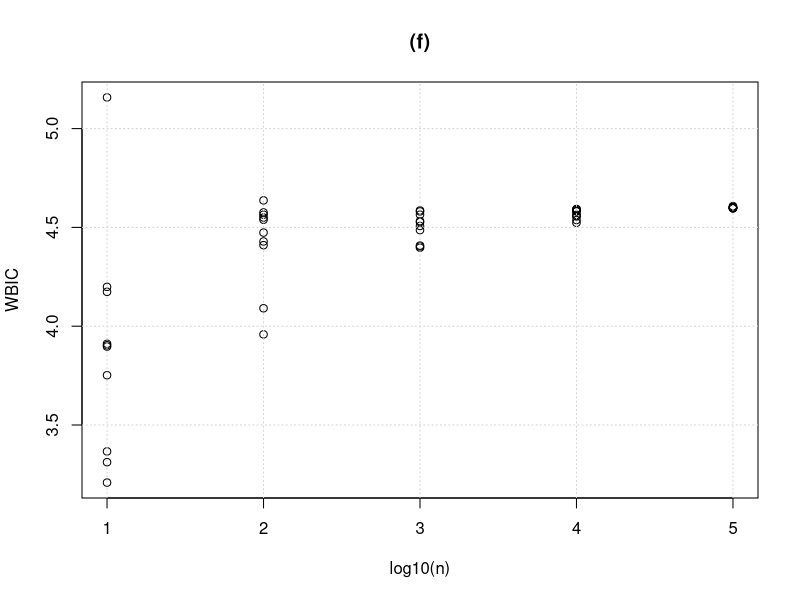

Write the R code that produced this figure.
library(pracma)  # Load the 'pracma' library, which is used for numerical integration.

STORE <- matrix(NA, 10 * 5, 3)  # Initialize a matrix to store results, with 50 rows and 3 columns.
COUNT <- 0  # Initialize a counter to track the row index in STORE.

# Outer loop over nn (ranging from 1 to 5), corresponding to powers of 10 for n.
for (nn in 1:5) {
  # Inner loop to perform 10 repetitions for each value of n.
  for (rep in 1:10) {
    COUNT <- COUNT + 1  # Increment the counter to track the current iteration.
    n <- 10^nn  # Define n as 10 raised to the power of nn.
    mu <- 0  # Set the mean parameter for the prior.
    beta <- 1 / (n * log(n))  # Define beta, inversely proportional to n * log(n).
    
    X <- rnorm(n, 1, 1)  # Generate n random samples from a normal distribution with mean=1 and sd=1.
    MEAN <- mean(X)  # Compute the sample mean of X.
    
    # Compute the posterior mean and variance using conjugate prior properties.
    P_mean <- (n * beta * MEAN + mu) / (n * beta + 1)  
    P_var <- 1 / (n * beta + 1)
    
    # Define the log-likelihood function for the normal distribution.
    LogLike <- function(x) {
      sum(dnorm(X, x, 1, log = TRUE))  # Sum of log-likelihood values for X given mean x.
    }
    
    # Define the integrand function for WBIC calculation.
    Integrand <- function(x) {
      LogLike(x) * dnorm(x, P_mean, sqrt(P_var))  # Weighted log-likelihood with posterior density.
    }
    
    # Store the results: n (sample size), repetition number, and WBIC value.
    STORE[COUNT, 1] <- n
    STORE[COUNT, 2] <- rep
    STORE[COUNT, 3] <- -(2 / n) * integral(
      Integrand,
      P_mean - 15 * sqrt(P_var),
      P_mean + 15 * sqrt(P_var),
      method = 'Simpson'
    )  # Perform numerical integration using Simpson's method.
    
    # Print the current results and a reference value for comparison.
    print(STORE[COUNT, ])
    print(log(2 * pi) + 1)
  }
}

# Plot the WBIC values against log10(n).
plot(
  STORE[, 3] ~ log(STORE[, 1], 10),
  ylab = 'WBIC',
  xlab = 'log10(n)',
  main = '(f)'
)
grid()  # Add a grid to the plot.
abline(h = log(2 * pi) + 1, col = 'red', lwd = 2)


## A = 1/log(n)
## B = 1/loglog(n)
## C = 1
## D = 1/sqrt(n)
## E = 1/n
## F = 1/nlog(n)
